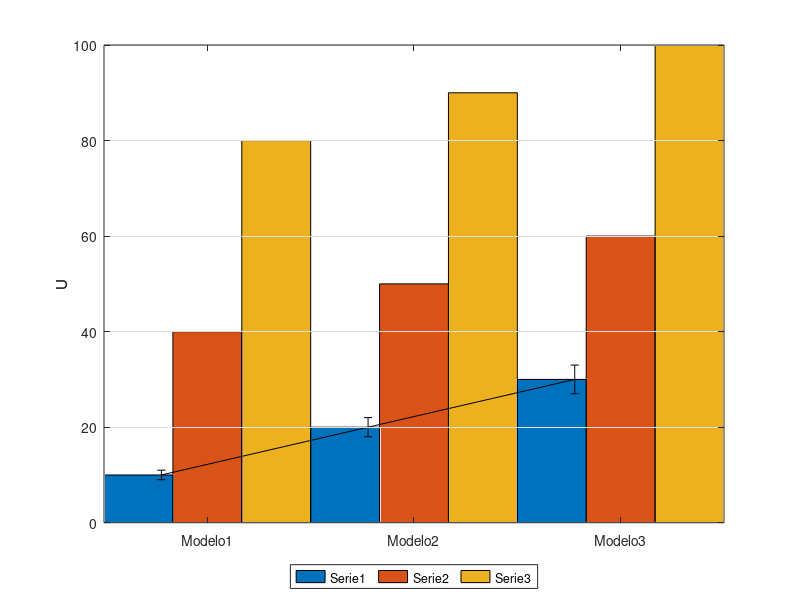

Recreate this plot in MATLAB. (Note: this script raises an error after producing the figure.)
function errorbar_test
model_series = [10 40 80; 20 50 90; 30 60 100];
model_error = [1 4 8; 2 5 9; 3 6 10];
h = bar(model_series);
set(h,'BarWidth',1);    % The bars will now touch each other
set(gca,'YGrid','on')
set(gca,'GridLineStyle','-')
set(gca,'XTicklabel','Modelo1|Modelo2|Modelo3')
set(get(gca,'YLabel'),'String','U')
lh = legend('Serie1','Serie2','Serie3');
set(lh,'Location','BestOutside','Orientation','horizontal')
hold on;
numgroups = size(model_series, 1); 
numbars = size(model_series, 2); 
groupwidth = min(0.8, numbars/(numbars+1.5));

for i = 1:numbars
      % Based on barweb.m by Bolu Ajiboye from MATLAB File Exchange
      x = (1:numgroups) - groupwidth/2 + (2*i-1) * groupwidth / (2*numbars);  % Aligning error bar with individual bar
      errorbar(x, model_series(:,i), model_error(:,i), 'k', 'linestyle', 'none');
end